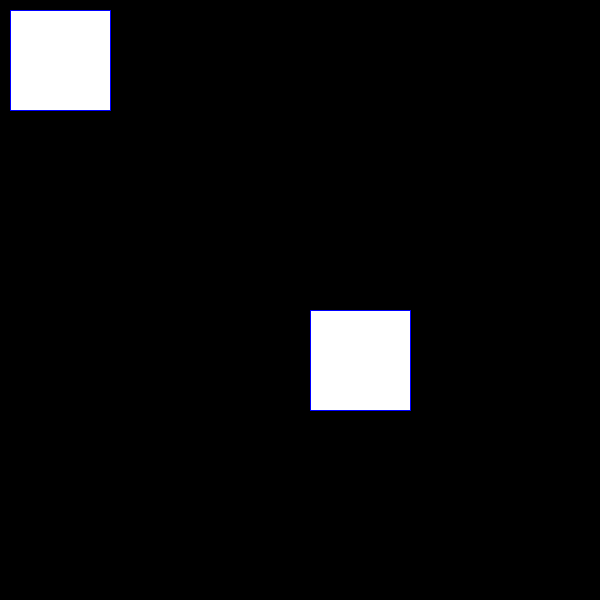
Frame 1 (no input)
Frame 60 (the mouse pressed at the canvas centre just before this capture): identical to frame 1, image omitted
Frame 120 (the mouse held since frame 60 and released just before this capture): identical to frame 1, image omitted

The Processing sketch that drew this single still picture (run headless with seeded random() and noise(); from frame 60 on, the mouse is pressed at the canvas centre):

// Processing sketch: ad_transformation_translate
// ── ad_transformation_translate.pde
float angle=0.0, angle1=0.0;
void setup(){
  size(600, 600);
  background(0);
  stroke(0,0,255);
}
void draw(){
  rect(10,10, 100,100);

  translate(height/2, width/2);

  rect(10,10, 100,100);
}
